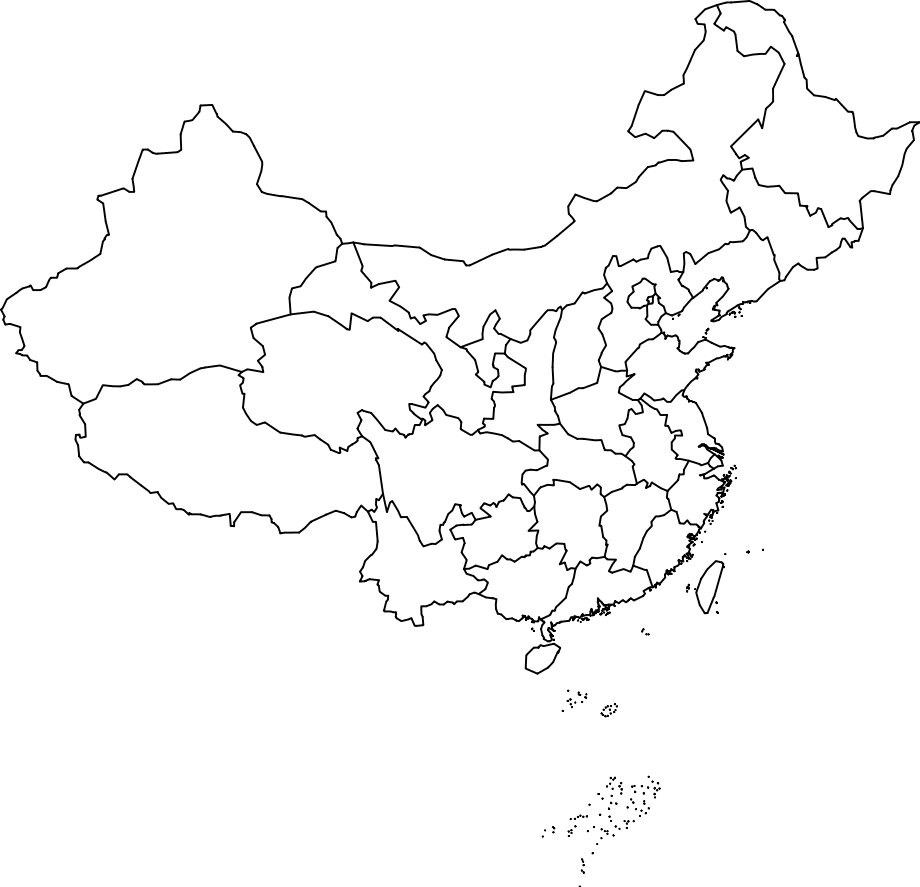
#> input picture assignment_2/data/china_map.png, 920 x 887 px
$ jupyter execute challenge_2.ipynb
#> lines starting #> are read from the running program, lines starting #| are printed output that depends on the picture; after the words box and inside, x2 and y2 are one past the last pixel; in counts of white or black regions, pixels touching at a corner belong together
# Challenge 2: Segmented Map with a Customized Heat Map

This notebook demonstrates how to create a heat map visualization of China's provinces with each region colored according to values from a data file. The implementation follows these steps:

1. Load the China map from the provided image
2. Segment the map into its constituent provinces
3. Load the values for each province from the CSV file
4. Create a heatmap with each province colored according to its value
5. Add province labels and a colorbar
6. Save and display the final visualization

## 1. Import Required Libraries

[cell 1]
# Import necessary libraries
import cv2
import numpy as np
import pandas as pd
import matplotlib.pyplot as plt
from matplotlib.colors import LinearSegmentedColormap
from matplotlib.patches import Polygon
from matplotlib.collections import PatchCollection
import matplotlib.patheffects as PathEffects

## 2. Load and Preprocess the China Map

[cell 2]
# Load the China map image
map_path = 'data/china_map.png'
img = cv2.imread(map_path)
#> img is the input picture: shape (887, 920, 3); min 1, max 255, mean 248.9

# Check if image was loaded successfully
if img is None:
    raise FileNotFoundError(f"Could not load image from {map_path}")

# Convert the image to RGB (from BGR)
img_rgb = cv2.cvtColor(img, cv2.COLOR_BGR2RGB)

# Show the original map
plt.figure(figsize=(10, 8))
plt.imshow(img_rgb)
plt.title("Original China Map")
plt.axis("off")
plt.show()

## 3. Segment the Map into Provinces

[cell 3]
# Convert to grayscale
gray = cv2.cvtColor(img, cv2.COLOR_BGR2GRAY)

# Threshold to create a binary image - focus on mainland China only
_, thresh = cv2.threshold(gray, 240, 255, cv2.THRESH_BINARY_INV)

# Apply morphological operations to clean the image and enhance borders
kernel = np.ones((3,3), np.uint8)
thresh = cv2.morphologyEx(thresh, cv2.MORPH_CLOSE, kernel)
thresh = cv2.morphologyEx(thresh, cv2.MORPH_DILATE, kernel, iterations=1)
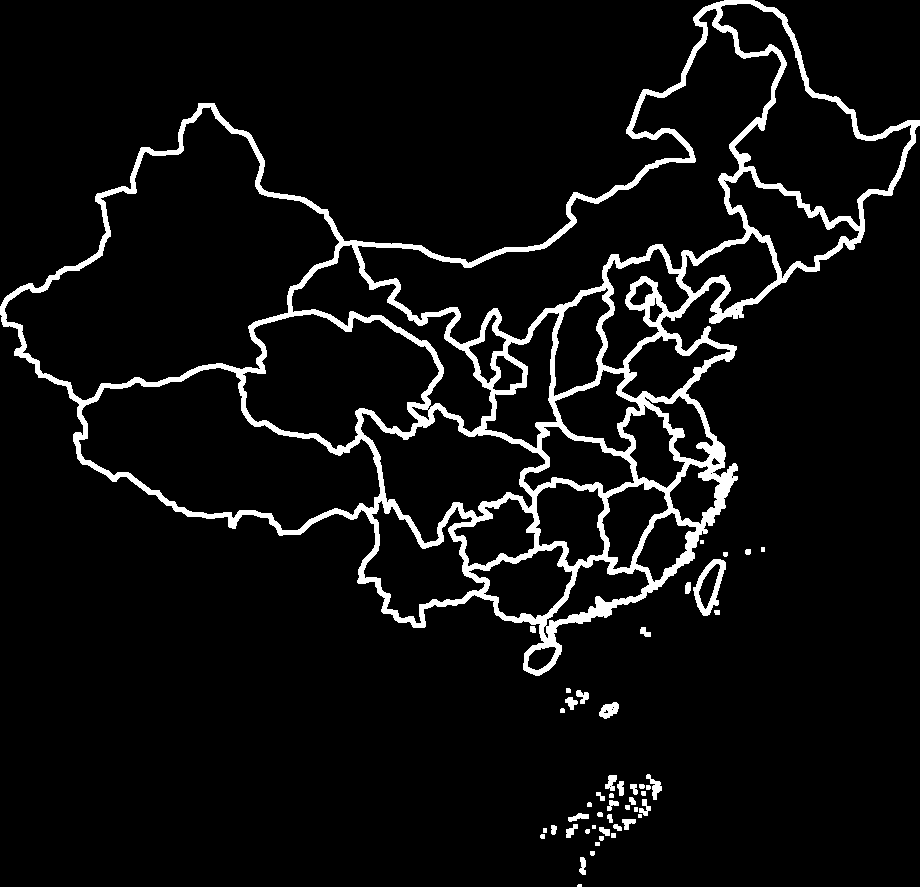
#> thresh: shape (887, 920); 6.4% white; 49 white regions (4 under 20 px)

# Display the binary image after thresholding
plt.figure(figsize=(10, 8))
plt.imshow(thresh, cmap='gray')
plt.title("Binary Image After Thresholding")
plt.axis("off")
plt.show()

# Find all contours in the image
all_contours, _ = cv2.findContours(thresh, cv2.RETR_EXTERNAL, cv2.CHAIN_APPROX_SIMPLE)
#> all_contours = 49 contours, 24 with area under 20; largest, box (x1, y1, x2, y2) and area: (0, 0, 920, 676) 279406, (693, 559, 726, 616) 1066, (599, 702, 619, 719) 200, (646, 774, 662, 800) 134, (605, 775, 617, 791) 96

# Filter out small contours (islands, etc.) - focusing only on mainland China
mainland_contours = [cnt for cnt in all_contours if cv2.contourArea(cnt) > 5000]
#> mainland_contours = 1 contour; box (x1, y1, x2, y2) and area: (0, 0, 920, 676) 279406
print(f"Total contours detected: {len(all_contours)}")
#| Total contours detected: 49
print(f"Mainland contours after filtering: {len(mainland_contours)}")
#| Mainland contours after filtering: 1

# Create a mask for mainland China only
mainland_mask = np.zeros_like(thresh)
cv2.drawContours(mainland_mask, mainland_contours, -1, 255, thickness=cv2.FILLED)

# Now let's segment the mainland into provinces using watershed algorithm
# We'll use different thresholds to find internal boundaries

# Apply distance transform
dist_transform = cv2.distanceTransform(mainland_mask, cv2.DIST_L2, 5)
_, sure_fg = cv2.threshold(dist_transform, 0.1*dist_transform.max(), 255, 0)
sure_fg = np.uint8(sure_fg)

# Find unknown region
unknown = cv2.subtract(mainland_mask, sure_fg)

# Marker labeling
_, markers = cv2.connectedComponents(sure_fg)

# Add one to all labels so that background is 1 instead of 0
markers = markers + 1

# Mark the unknown region with 0
markers[unknown == 255] = 0
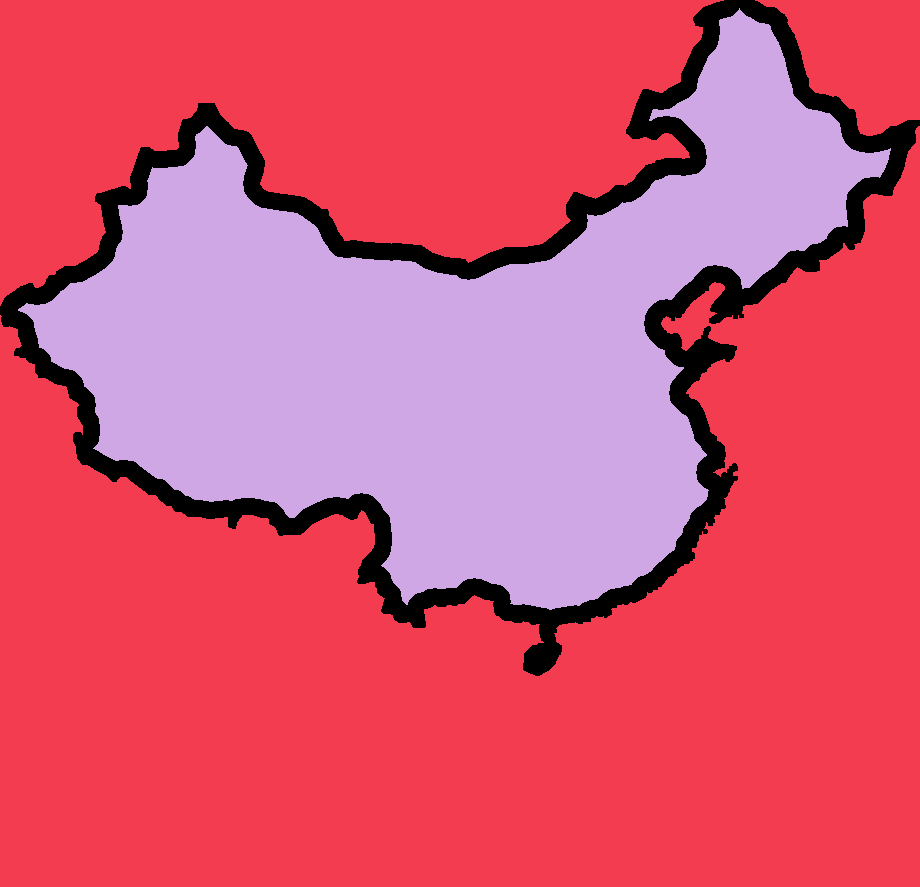
#> markers: shape (887, 920) int32; 3 distinct labels, from 0 to 2; one colour per label, 0 black

# Apply watershed
img_colored = cv2.cvtColor(gray, cv2.COLOR_GRAY2BGR)
cv2.watershed(img_colored, markers)
markers = np.maximum(markers, 0)  # Convert -1 to 0

# Create a copy of markers for further processing
province_markers = markers.copy()

# Now use Canny edge detection to find province boundaries
edges = cv2.Canny(gray, 50, 150)
edges = cv2.dilate(edges, kernel, iterations=1)

# Use the edges to separate provinces - overlay edges on the mainland mask
mainland_with_edges = mainland_mask.copy()
mainland_with_edges[edges > 0] = 0

# Find contours in the mainland with edges image to get provinces
contours, hierarchy = cv2.findContours(
    mainland_with_edges, cv2.RETR_CCOMP, cv2.CHAIN_APPROX_SIMPLE)
#> contours = 86 contours, 56 with area under 20; largest, box (x1, y1, x2, y2) and area: (5, 108, 339, 400) 48540, (358, 9, 781, 344) 34796, (79, 368, 380, 530) 26884, (244, 314, 439, 449) 17282, (719, 4, 911, 226) 15136

# Filter out small contours (noise)
province_contours = [cnt for cnt in contours if cv2.contourArea(cnt) > 500]
#> province_contours = 26 contours; largest, box (x1, y1, x2, y2) and area: (5, 108, 339, 400) 48540, (358, 9, 781, 344) 34796, (79, 368, 380, 530) 26884, (244, 314, 439, 449) 17282, (719, 4, 911, 226) 15136

print(f"Detected {len(province_contours)} potential province regions.")
#| Detected 26 potential province regions.

# Create a labeled map for visualization
h, w = thresh.shape
segmented_map = np.zeros((h, w), dtype=np.int32)

# Draw each contour with a unique label
for idx, contour in enumerate(province_contours):
    cv2.drawContours(segmented_map, [contour], -1, (idx + 1), thickness=cv2.FILLED)
#> this loop made 26 passes

# Define fixed colors for better visualization and consistency - make sure we have enough colors
np.random.seed(42)  # For reproducible colors
max_colors = 50  # Ensure we have more than enough colors for any number of provinces
colors = np.random.randint(0, 255, (max_colors, 3))
colors[0] = [255, 255, 255]  # Background is white

# Create colored map
colored_map = np.zeros((h, w, 3), dtype=np.uint8) + 255  # Start with white background

for idx in range(1, len(province_contours) + 1):
    colored_map[segmented_map == idx] = colors[idx]

# Add the original boundaries for better visualization
edges_rgb = cv2.cvtColor(edges, cv2.COLOR_GRAY2RGB)
colored_map[edges > 0] = [0, 0, 0]  # Mark edges as black

plt.figure(figsize=(12, 10))
plt.imshow(colored_map)
plt.title(f"Segmented Map with {len(province_contours)} Regions")
plt.axis("off")
plt.show()

# If the number of detected provinces is not close to the expected 31,
# we need to use a different approach or manual adjustment
print(f"Expected 31 provinces, detected {len(province_contours)} regions.")
#| Expected 31 provinces, detected 26 regions.

# If the number of provinces is not 31, we can try to adjust parameters or
# alternatively use the 31 largest contours as approximation
if len(province_contours) != 31:
    print("Detected regions don't match the expected 31 provinces.")
    print("Using the 31 largest regions as approximation...")

    # Sort contours by area (largest to smallest)
    province_contours = sorted(province_contours, key=cv2.contourArea, reverse=True)

    # Filter out any very small contours (noise)
    min_area_threshold = 300  # Adjust as needed
    province_contours = [cnt for cnt in province_contours if cv2.contourArea(cnt) > min_area_threshold]

    # Take only the top 31 largest contours or fewer if we don't have 31 after filtering
    if len(province_contours) >= 31:
        province_contours = province_contours[:31]
    else:
        print(f"Warning: Only {len(province_contours)} valid regions detected after filtering.")
#| Warning: Only 26 valid regions detected after filtering.

    # Ensure we have exactly 31 contours by adding empty contours if needed
    # This is just a fallback to prevent index errors
    while len(province_contours) < 31:
        # Add an empty/minimal contour - just to avoid index errors
        dummy_contour = np.array([[[0, 0]], [[0, 1]], [[1, 1]], [[1, 0]]])
        province_contours.append(dummy_contour)
        print("Added dummy contour to reach 31 provinces")
#> this loop made 5 passes
#| Added dummy contour to reach 31 provinces
#| Added dummy contour to reach 31 provinces
#> (further printed lines are left out)
#> after the loop, province_contours = 31 items

    # Redraw the segmented map with only 31 provinces
    segmented_map = np.zeros((h, w), dtype=np.int32)
    for idx, contour in enumerate(province_contours):
        cv2.drawContours(segmented_map, [contour], -1, (idx + 1), thickness=cv2.FILLED)
#> this loop made 31 passes

    # Create colored map with 31 provinces
    colored_map = np.zeros((h, w, 3), dtype=np.uint8) + 255  # Start with white background
    for idx in range(1, 32):
        if idx < len(colors):  # Ensure we don't go out of bounds
            colored_map[segmented_map == idx] = colors[idx]

    # Add the original boundaries for better visualization
    colored_map[edges > 0] = [0, 0, 0]  # Mark edges as black

    plt.figure(figsize=(12, 10))
    plt.imshow(colored_map)
    plt.title("Adjusted Segmentation with 31 Provinces")
    plt.axis("off")
    plt.show()

print(f"Final number of provinces for heatmap: {len(province_contours)}")
#| Final number of provinces for heatmap: 31

## 4. Load Province Values from CSV File

[cell 4]
# Load the CSV data with province values
csv_path = 'data/china_map_values.csv'
df = pd.read_csv(csv_path)
#> (reads assignment_2/data/china_map_values.csv from the repository)

# Display the data
print("Province value data:")
print(df.head())
print(f"Total provinces in CSV: {len(df)}")

# Extract province names and values
provinces = df['Provinces'].tolist()
values = df['Mb 2005'].tolist()

# Find min and max values for the colormap
min_val = min(values)
max_val = max(values)
print(f"Value range: {min_val} to {max_val}")

## 5. Create a Heatmap based on Province Values

[cell 5]
# Create a figure for the heatmap
fig, ax = plt.subplots(figsize=(12, 10))

# Create a custom colormap from yellow (low) to red (high), matching the example in the challenge
colors = ['#ffff99', '#ffe066', '#ffcc33', '#ff9933', '#ff6600', '#ff3300', '#cc0000']
cmap = LinearSegmentedColormap.from_list('custom_cmap', colors)

# Normalize values for colormap (between 0 and 1)
norm_values = [(v - min_val) / (max_val - min_val) for v in values]

# Since we know there should be 31 provinces in China and we have 31 values in the CSV
# We ensure our contours match this number
num_provinces = len(provinces)
print(f"Number of provinces in CSV: {num_provinces}")
print(f"Number of detected contours: {len(province_contours)}")
#| Number of detected contours: 31

# Create empty image for the heatmap with white background
heatmap = np.ones((h, w, 3), dtype=np.uint8) * 255

# Since we've already ensured we have exactly 31 province contours in the previous cell,
# we can directly map them to the values in the CSV
# Sort provinces in CSV by value to match visual expectation (higher values = more intense color)
province_values = list(zip(provinces, values, norm_values))
province_values.sort(key=lambda x: x[1])  # Sort by the actual value

# Draw the heatmap based on province values
for i in range(len(province_contours)):
    contour = province_contours[i]
    province_name, value, norm_value = province_values[i]

    # Get color from the colormap
    color = cmap(norm_value)[:3]  # Get RGB (exclude alpha)
    color_rgb = [int(c*255) for c in color]  # Convert to 0-255 range

    # Fill the contour with the color
    cv2.drawContours(heatmap, [contour], -1, color_rgb, thickness=cv2.FILLED)

    # Draw black border for each province
    cv2.drawContours(heatmap, [contour], -1, (0, 0, 0), thickness=1)
#> this loop made 31 passes
#> (province_name, value, norm_value, color, color_rgb) on passes 1 to 4: ('Tibet', 1.02, 0, (1, 1, 0.6), [255, 255, 153]), ('Ningxia', 1.07, 0.205, (1, 0.861, 0.355), [255, 219, 90]), ('Qinghai', 1.08, 0.218, (1, 0.855, 0.341), [255, 218, 87]), ('Xinjiang', 1.09, 0.272, (1, 0.83, 0.275), [255, 211, 70])

# Display the heatmap
plt.imshow(heatmap)
plt.title("China Province Heatmap")
plt.axis("off")

# Add a colorbar
sm = plt.cm.ScalarMappable(cmap=cmap, norm=plt.Normalize(min_val, max_val))
sm.set_array([])
cbar = plt.colorbar(sm, ax=ax, orientation='vertical', shrink=0.7)
cbar.ax.set_ylabel('Mb 2005 Values', rotation=270, labelpad=15)

plt.tight_layout()
plt.show()

## 6. Add Province Labels to the Heatmap

[cell 6]
# Create a new figure for the labeled heatmap
fig, ax = plt.subplots(figsize=(14, 12))

# Display the heatmap
ax.imshow(heatmap)
ax.set_title("China Province Heatmap with Labels", fontsize=16)
ax.axis("off")

# Add province labels
for i in range(len(province_contours)):
    contour = province_contours[i]
    province_name = province_values[i][0]  # Get province name from the sorted values

    # Calculate centroid of contour for label placement
    M = cv2.moments(contour)
    if M["m00"] != 0:
        cx = int(M["m10"] / M["m00"])
        cy = int(M["m01"] / M["m00"])
    else:
        # Fallback if centroid calculation fails
        cx, cy = contour.mean(axis=0)[0]

    # Add province label with contrasting outline for visibility
    txt = ax.text(cx, cy, province_name, fontsize=8,
                   ha='center', va='center', color='black',
                   bbox=dict(facecolor='white', alpha=0.7, pad=1, boxstyle='round'))
    txt.set_path_effects([PathEffects.withStroke(linewidth=1, foreground='white')])
#> this loop made 31 passes
#> (province_name, cx, cy) on passes 1 to 4: ('Tibet', 176, 270), ('Ningxia', 609, 207), ('Qinghai', 221, 452), ('Xinjiang', 335, 376)

# Add colorbar
sm = plt.cm.ScalarMappable(cmap=cmap, norm=plt.Normalize(min_val, max_val))
sm.set_array([])
cbar = fig.colorbar(sm, ax=ax, orientation='vertical', shrink=0.7)
cbar.ax.set_ylabel('Mb 2005 Values', rotation=270, labelpad=15)

# Save the final visualization
output_path = 'china_heatmap_labeled.png'
plt.savefig(output_path, dpi=300, bbox_inches='tight')
plt.show()

print(f"Final visualization saved to {output_path}")

## 7. Enhanced Visualization with Custom Label Positions and Border Highlighting

[cell 7]
# Create a more refined visualization with better label placement
fig, ax = plt.subplots(figsize=(14, 12))

# Display the heatmap
ax.imshow(heatmap)
ax.set_title("China Province Heatmap with Labels", fontsize=16)
ax.axis("off")

# Add province labels with adjusted positions if needed
# This is a more advanced approach that can be customized for better label placement
for i in range(len(province_contours)):
    contour = province_contours[i]
    province_name = province_values[i][0]  # Get province name from the sorted values
    value = province_values[i][1]  # Get the actual value

    # Calculate centroid of contour for label placement
    M = cv2.moments(contour)
    if M["m00"] != 0:
        cx = int(M["m10"] / M["m00"])
        cy = int(M["m01"] / M["m00"])
    else:
        cx, cy = contour.mean(axis=0)[0]

    # Add province label with white background for better visibility
    txt = ax.text(cx, cy, province_name, fontsize=9,
                  ha='center', va='center', color='black',
                  bbox=dict(facecolor='white', alpha=0.7, edgecolor='black', pad=1, boxstyle='round'))

    # Add path effects for better visibility
    txt.set_path_effects([PathEffects.withStroke(linewidth=2, foreground='white')])
#> this loop made 31 passes
#> (province_name, value, cx, cy) on passes 1 to 4: ('Tibet', 1.02, 176, 270), ('Ningxia', 1.07, 609, 207), ('Qinghai', 1.08, 221, 452), ('Xinjiang', 1.09, 335, 376)

# Add colorbar with more detailed formatting
sm = plt.cm.ScalarMappable(cmap=cmap, norm=plt.Normalize(min_val, max_val))
sm.set_array([])
cbar = fig.colorbar(sm, ax=ax, orientation='vertical', shrink=0.7)
cbar.ax.set_ylabel('Mb 2005 Values', rotation=270, labelpad=20, fontsize=12)
cbar.ax.tick_params(labelsize=10)

# Add a title and description
plt.suptitle("China Province Heatmap", fontsize=18, y=0.98)
plt.figtext(0.5, 0.01, "Visualization of Mb 2005 values across Chinese provinces",
            ha="center", fontsize=12)

# Save the enhanced visualization
output_path = 'china_heatmap_enhanced.png'
plt.savefig(output_path, dpi=300, bbox_inches='tight')
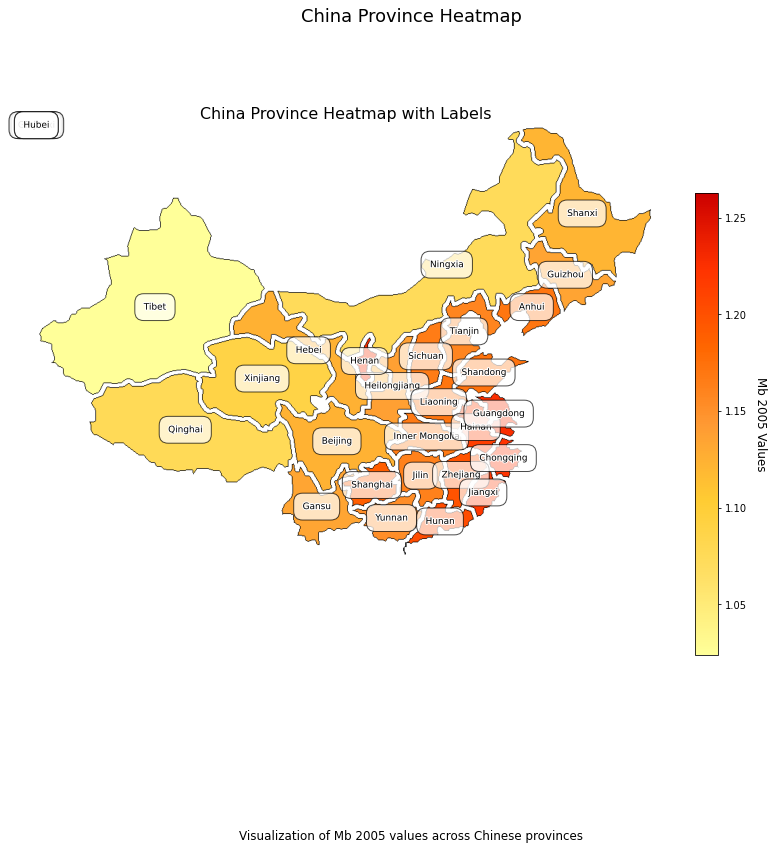
#> figure drawn by matplotlib, 2 panels
plt.show()

print(f"Enhanced visualization saved to {output_path}")
